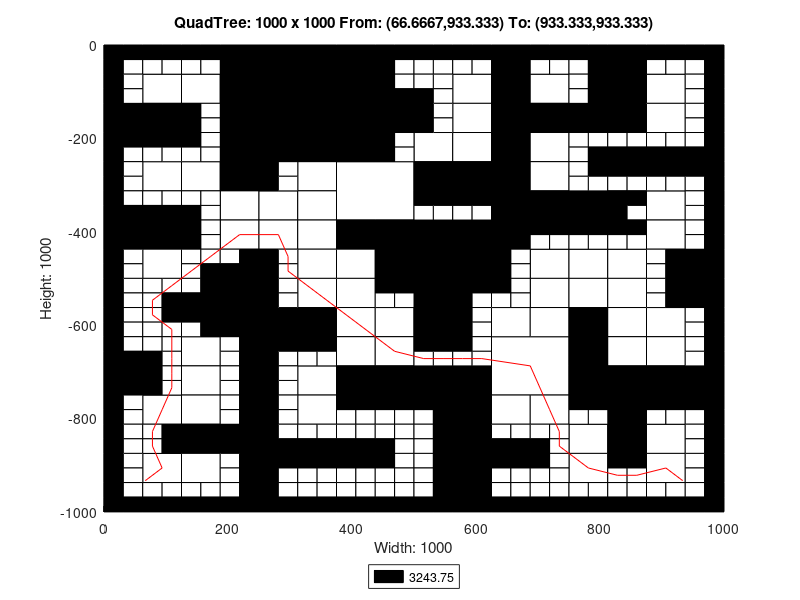

This figure's MATLAB source:
axis([0 1000 -1000 0]);
title('QuadTree: 1000 x 1000 From: (66.6667,933.333) To: (933.333,933.333)');
xlabel('Width: 1000');
ylabel('Height: 1000');
rectangle('Position',[250 -125 125 125], 'FaceColor',[0 0 0]);
rectangle('Position',[250 -250 125 125], 'FaceColor',[0 0 0]);
rectangle('Position',[375 -375 125 125], 'FaceColor',[1 1 1]);
rectangle('Position',[500 -500 125 125], 'FaceColor',[0 0 0]);
rectangle('Position',[625 -750 125 125], 'FaceColor',[1 1 1]);
rectangle('Position',[62.5 -125 62.5 62.5], 'FaceColor',[1 1 1]);
rectangle('Position',[187.5 -62.5 62.5 62.5], 'FaceColor',[0 0 0]);
rectangle('Position',[125 -125 62.5 62.5], 'FaceColor',[1 1 1]);
rectangle('Position',[187.5 -125 62.5 62.5], 'FaceColor',[0 0 0]);
rectangle('Position',[0 -187.5 62.5 62.5], 'FaceColor',[0 0 0]);
rectangle('Position',[62.5 -187.5 62.5 62.5], 'FaceColor',[0 0 0]);
rectangle('Position',[187.5 -187.5 62.5 62.5], 'FaceColor',[0 0 0]);
rectangle('Position',[187.5 -250 62.5 62.5], 'FaceColor',[0 0 0]);
rectangle('Position',[375 -62.5 62.5 62.5], 'FaceColor',[0 0 0]);
rectangle('Position',[375 -125 62.5 62.5], 'FaceColor',[0 0 0]);
rectangle('Position',[375 -187.5 62.5 62.5], 'FaceColor',[0 0 0]);
rectangle('Position',[437.5 -187.5 62.5 62.5], 'FaceColor',[0 0 0]);
rectangle('Position',[375 -250 62.5 62.5], 'FaceColor',[0 0 0]);
rectangle('Position',[62.5 -312.5 62.5 62.5], 'FaceColor',[1 1 1]);
rectangle('Position',[125 -312.5 62.5 62.5], 'FaceColor',[1 1 1]);
rectangle('Position',[187.5 -312.5 62.5 62.5], 'FaceColor',[0 0 0]);
rectangle('Position',[187.5 -375 62.5 62.5], 'FaceColor',[1 1 1]);
rectangle('Position',[0 -437.5 62.5 62.5], 'FaceColor',[0 0 0]);
rectangle('Position',[62.5 -437.5 62.5 62.5], 'FaceColor',[0 0 0]);
rectangle('Position',[62.5 -500 62.5 62.5], 'FaceColor',[1 1 1]);
rectangle('Position',[187.5 -437.5 62.5 62.5], 'FaceColor',[1 1 1]);
rectangle('Position',[312.5 -312.5 62.5 62.5], 'FaceColor',[1 1 1]);
rectangle('Position',[250 -375 62.5 62.5], 'FaceColor',[1 1 1]);
rectangle('Position',[312.5 -375 62.5 62.5], 'FaceColor',[1 1 1]);
rectangle('Position',[250 -437.5 62.5 62.5], 'FaceColor',[1 1 1]);
rectangle('Position',[312.5 -437.5 62.5 62.5], 'FaceColor',[1 1 1]);
rectangle('Position',[312.5 -500 62.5 62.5], 'FaceColor',[1 1 1]);
rectangle('Position',[375 -437.5 62.5 62.5], 'FaceColor',[0 0 0]);
rectangle('Position',[437.5 -437.5 62.5 62.5], 'FaceColor',[0 0 0]);
rectangle('Position',[375 -500 62.5 62.5], 'FaceColor',[1 1 1]);
rectangle('Position',[437.5 -500 62.5 62.5], 'FaceColor',[0 0 0]);
rectangle('Position',[562.5 -125 62.5 62.5], 'FaceColor',[1 1 1]);
rectangle('Position',[625 -62.5 62.5 62.5], 'FaceColor',[0 0 0]);
rectangle('Position',[625 -125 62.5 62.5], 'FaceColor',[0 0 0]);
rectangle('Position',[687.5 -125 62.5 62.5], 'FaceColor',[1 1 1]);
rectangle('Position',[562.5 -187.5 62.5 62.5], 'FaceColor',[1 1 1]);
rectangle('Position',[500 -250 62.5 62.5], 'FaceColor',[1 1 1]);
rectangle('Position',[562.5 -250 62.5 62.5], 'FaceColor',[1 1 1]);
rectangle('Position',[625 -187.5 62.5 62.5], 'FaceColor',[0 0 0]);
rectangle('Position',[687.5 -187.5 62.5 62.5], 'FaceColor',[0 0 0]);
rectangle('Position',[625 -250 62.5 62.5], 'FaceColor',[0 0 0]);
rectangle('Position',[687.5 -250 62.5 62.5], 'FaceColor',[1 1 1]);
rectangle('Position',[812.5 -62.5 62.5 62.5], 'FaceColor',[0 0 0]);
rectangle('Position',[812.5 -125 62.5 62.5], 'FaceColor',[0 0 0]);
rectangle('Position',[875 -125 62.5 62.5], 'FaceColor',[1 1 1]);
rectangle('Position',[750 -187.5 62.5 62.5], 'FaceColor',[0 0 0]);
rectangle('Position',[812.5 -187.5 62.5 62.5], 'FaceColor',[0 0 0]);
rectangle('Position',[875 -187.5 62.5 62.5], 'FaceColor',[1 1 1]);
rectangle('Position',[500 -312.5 62.5 62.5], 'FaceColor',[0 0 0]);
rectangle('Position',[562.5 -312.5 62.5 62.5], 'FaceColor',[0 0 0]);
rectangle('Position',[625 -312.5 62.5 62.5], 'FaceColor',[0 0 0]);
rectangle('Position',[687.5 -312.5 62.5 62.5], 'FaceColor',[1 1 1]);
rectangle('Position',[625 -375 62.5 62.5], 'FaceColor',[0 0 0]);
rectangle('Position',[687.5 -375 62.5 62.5], 'FaceColor',[0 0 0]);
rectangle('Position',[625 -437.5 62.5 62.5], 'FaceColor',[0 0 0]);
rectangle('Position',[687.5 -500 62.5 62.5], 'FaceColor',[1 1 1]);
rectangle('Position',[750 -375 62.5 62.5], 'FaceColor',[0 0 0]);
rectangle('Position',[875 -375 62.5 62.5], 'FaceColor',[1 1 1]);
rectangle('Position',[750 -500 62.5 62.5], 'FaceColor',[1 1 1]);
rectangle('Position',[812.5 -500 62.5 62.5], 'FaceColor',[1 1 1]);
rectangle('Position',[875 -437.5 62.5 62.5], 'FaceColor',[1 1 1]);
rectangle('Position',[937.5 -500 62.5 62.5], 'FaceColor',[0 0 0]);
rectangle('Position',[187.5 -562.5 62.5 62.5], 'FaceColor',[0 0 0]);
rectangle('Position',[187.5 -625 62.5 62.5], 'FaceColor',[0 0 0]);
rectangle('Position',[0 -750 62.5 62.5], 'FaceColor',[0 0 0]);
rectangle('Position',[125 -687.5 62.5 62.5], 'FaceColor',[1 1 1]);
rectangle('Position',[125 -750 62.5 62.5], 'FaceColor',[1 1 1]);
rectangle('Position',[312.5 -562.5 62.5 62.5], 'FaceColor',[1 1 1]);
rectangle('Position',[250 -625 62.5 62.5], 'FaceColor',[0 0 0]);
rectangle('Position',[312.5 -625 62.5 62.5], 'FaceColor',[0 0 0]);
rectangle('Position',[375 -562.5 62.5 62.5], 'FaceColor',[1 1 1]);
rectangle('Position',[375 -625 62.5 62.5], 'FaceColor',[1 1 1]);
rectangle('Position',[437.5 -625 62.5 62.5], 'FaceColor',[1 1 1]);
rectangle('Position',[312.5 -750 62.5 62.5], 'FaceColor',[1 1 1]);
rectangle('Position',[375 -687.5 62.5 62.5], 'FaceColor',[1 1 1]);
rectangle('Position',[437.5 -687.5 62.5 62.5], 'FaceColor',[1 1 1]);
rectangle('Position',[375 -750 62.5 62.5], 'FaceColor',[0 0 0]);
rectangle('Position',[437.5 -750 62.5 62.5], 'FaceColor',[0 0 0]);
rectangle('Position',[62.5 -812.5 62.5 62.5], 'FaceColor',[1 1 1]);
rectangle('Position',[125 -812.5 62.5 62.5], 'FaceColor',[1 1 1]);
rectangle('Position',[125 -875 62.5 62.5], 'FaceColor',[0 0 0]);
rectangle('Position',[187.5 -875 62.5 62.5], 'FaceColor',[0 0 0]);
rectangle('Position',[62.5 -937.5 62.5 62.5], 'FaceColor',[1 1 1]);
rectangle('Position',[125 -937.5 62.5 62.5], 'FaceColor',[1 1 1]);
rectangle('Position',[312.5 -812.5 62.5 62.5], 'FaceColor',[1 1 1]);
rectangle('Position',[500 -562.5 62.5 62.5], 'FaceColor',[0 0 0]);
rectangle('Position',[500 -625 62.5 62.5], 'FaceColor',[0 0 0]);
rectangle('Position',[687.5 -562.5 62.5 62.5], 'FaceColor',[1 1 1]);
rectangle('Position',[625 -625 62.5 62.5], 'FaceColor',[1 1 1]);
rectangle('Position',[687.5 -625 62.5 62.5], 'FaceColor',[1 1 1]);
rectangle('Position',[500 -750 62.5 62.5], 'FaceColor',[0 0 0]);
rectangle('Position',[562.5 -750 62.5 62.5], 'FaceColor',[0 0 0]);
rectangle('Position',[750 -562.5 62.5 62.5], 'FaceColor',[1 1 1]);
rectangle('Position',[812.5 -562.5 62.5 62.5], 'FaceColor',[1 1 1]);
rectangle('Position',[750 -625 62.5 62.5], 'FaceColor',[0 0 0]);
rectangle('Position',[812.5 -625 62.5 62.5], 'FaceColor',[1 1 1]);
rectangle('Position',[937.5 -562.5 62.5 62.5], 'FaceColor',[0 0 0]);
rectangle('Position',[875 -625 62.5 62.5], 'FaceColor',[1 1 1]);
rectangle('Position',[750 -687.5 62.5 62.5], 'FaceColor',[0 0 0]);
rectangle('Position',[812.5 -687.5 62.5 62.5], 'FaceColor',[1 1 1]);
rectangle('Position',[750 -750 62.5 62.5], 'FaceColor',[0 0 0]);
rectangle('Position',[812.5 -750 62.5 62.5], 'FaceColor',[0 0 0]);
rectangle('Position',[875 -687.5 62.5 62.5], 'FaceColor',[1 1 1]);
rectangle('Position',[875 -750 62.5 62.5], 'FaceColor',[0 0 0]);
rectangle('Position',[937.5 -750 62.5 62.5], 'FaceColor',[0 0 0]);
rectangle('Position',[562.5 -812.5 62.5 62.5], 'FaceColor',[0 0 0]);
rectangle('Position',[562.5 -875 62.5 62.5], 'FaceColor',[0 0 0]);
rectangle('Position',[625 -812.5 62.5 62.5], 'FaceColor',[1 1 1]);
rectangle('Position',[687.5 -812.5 62.5 62.5], 'FaceColor',[1 1 1]);
rectangle('Position',[562.5 -937.5 62.5 62.5], 'FaceColor',[0 0 0]);
rectangle('Position',[562.5 -1000 62.5 62.5], 'FaceColor',[0 0 0]);
rectangle('Position',[812.5 -812.5 62.5 62.5], 'FaceColor',[0 0 0]);
rectangle('Position',[750 -875 62.5 62.5], 'FaceColor',[1 1 1]);
rectangle('Position',[812.5 -875 62.5 62.5], 'FaceColor',[0 0 0]);
rectangle('Position',[875 -875 62.5 62.5], 'FaceColor',[1 1 1]);
rectangle('Position',[750 -937.5 62.5 62.5], 'FaceColor',[1 1 1]);
rectangle('Position',[875 -937.5 62.5 62.5], 'FaceColor',[1 1 1]);
rectangle('Position',[0 -31.25 31.25 31.25], 'FaceColor',[0 0 0]);
rectangle('Position',[31.25 -31.25 31.25 31.25], 'FaceColor',[0 0 0]);
rectangle('Position',[0 -62.5 31.25 31.25], 'FaceColor',[0 0 0]);
rectangle('Position',[31.25 -62.5 31.25 31.25], 'FaceColor',[1 1 1]);
rectangle('Position',[62.5 -31.25 31.25 31.25], 'FaceColor',[0 0 0]);
rectangle('Position',[93.75 -31.25 31.25 31.25], 'FaceColor',[0 0 0]);
rectangle('Position',[62.5 -62.5 31.25 31.25], 'FaceColor',[1 1 1]);
rectangle('Position',[93.75 -62.5 31.25 31.25], 'FaceColor',[1 1 1]);
rectangle('Position',[0 -93.75 31.25 31.25], 'FaceColor',[0 0 0]);
rectangle('Position',[31.25 -93.75 31.25 31.25], 'FaceColor',[1 1 1]);
rectangle('Position',[0 -125 31.25 31.25], 'FaceColor',[0 0 0]);
rectangle('Position',[31.25 -125 31.25 31.25], 'FaceColor',[1 1 1]);
rectangle('Position',[125 -31.25 31.25 31.25], 'FaceColor',[0 0 0]);
rectangle('Position',[156.25 -31.25 31.25 31.25], 'FaceColor',[0 0 0]);
rectangle('Position',[125 -62.5 31.25 31.25], 'FaceColor',[1 1 1]);
rectangle('Position',[156.25 -62.5 31.25 31.25], 'FaceColor',[1 1 1]);
rectangle('Position',[0 -218.75 31.25 31.25], 'FaceColor',[0 0 0]);
rectangle('Position',[31.25 -218.75 31.25 31.25], 'FaceColor',[0 0 0]);
rectangle('Position',[0 -250 31.25 31.25], 'FaceColor',[0 0 0]);
rectangle('Position',[31.25 -250 31.25 31.25], 'FaceColor',[1 1 1]);
rectangle('Position',[62.5 -218.75 31.25 31.25], 'FaceColor',[0 0 0]);
rectangle('Position',[93.75 -218.75 31.25 31.25], 'FaceColor',[0 0 0]);
rectangle('Position',[62.5 -250 31.25 31.25], 'FaceColor',[1 1 1]);
rectangle('Position',[93.75 -250 31.25 31.25], 'FaceColor',[1 1 1]);
rectangle('Position',[125 -156.25 31.25 31.25], 'FaceColor',[0 0 0]);
rectangle('Position',[156.25 -156.25 31.25 31.25], 'FaceColor',[1 1 1]);
rectangle('Position',[125 -187.5 31.25 31.25], 'FaceColor',[0 0 0]);
rectangle('Position',[156.25 -187.5 31.25 31.25], 'FaceColor',[1 1 1]);
rectangle('Position',[125 -218.75 31.25 31.25], 'FaceColor',[0 0 0]);
rectangle('Position',[156.25 -218.75 31.25 31.25], 'FaceColor',[1 1 1]);
rectangle('Position',[125 -250 31.25 31.25], 'FaceColor',[1 1 1]);
rectangle('Position',[156.25 -250 31.25 31.25], 'FaceColor',[1 1 1]);
rectangle('Position',[437.5 -31.25 31.25 31.25], 'FaceColor',[0 0 0]);
rectangle('Position',[468.75 -31.25 31.25 31.25], 'FaceColor',[0 0 0]);
rectangle('Position',[437.5 -62.5 31.25 31.25], 'FaceColor',[0 0 0]);
rectangle('Position',[468.75 -62.5 31.25 31.25], 'FaceColor',[1 1 1]);
rectangle('Position',[437.5 -93.75 31.25 31.25], 'FaceColor',[0 0 0]);
rectangle('Position',[468.75 -93.75 31.25 31.25], 'FaceColor',[1 1 1]);
rectangle('Position',[437.5 -125 31.25 31.25], 'FaceColor',[0 0 0]);
rectangle('Position',[468.75 -125 31.25 31.25], 'FaceColor',[0 0 0]);
rectangle('Position',[437.5 -218.75 31.25 31.25], 'FaceColor',[0 0 0]);
rectangle('Position',[468.75 -218.75 31.25 31.25], 'FaceColor',[1 1 1]);
rectangle('Position',[437.5 -250 31.25 31.25], 'FaceColor',[0 0 0]);
rectangle('Position',[468.75 -250 31.25 31.25], 'FaceColor',[1 1 1]);
rectangle('Position',[0 -281.25 31.25 31.25], 'FaceColor',[0 0 0]);
rectangle('Position',[31.25 -281.25 31.25 31.25], 'FaceColor',[1 1 1]);
rectangle('Position',[0 -312.5 31.25 31.25], 'FaceColor',[0 0 0]);
rectangle('Position',[31.25 -312.5 31.25 31.25], 'FaceColor',[1 1 1]);
rectangle('Position',[0 -343.75 31.25 31.25], 'FaceColor',[0 0 0]);
rectangle('Position',[31.25 -343.75 31.25 31.25], 'FaceColor',[1 1 1]);
rectangle('Position',[0 -375 31.25 31.25], 'FaceColor',[0 0 0]);
rectangle('Position',[31.25 -375 31.25 31.25], 'FaceColor',[0 0 0]);
rectangle('Position',[62.5 -343.75 31.25 31.25], 'FaceColor',[1 1 1]);
rectangle('Position',[93.75 -343.75 31.25 31.25], 'FaceColor',[1 1 1]);
rectangle('Position',[62.5 -375 31.25 31.25], 'FaceColor',[0 0 0]);
rectangle('Position',[93.75 -375 31.25 31.25], 'FaceColor',[0 0 0]);
rectangle('Position',[125 -343.75 31.25 31.25], 'FaceColor',[1 1 1]);
rectangle('Position',[156.25 -343.75 31.25 31.25], 'FaceColor',[1 1 1]);
rectangle('Position',[125 -375 31.25 31.25], 'FaceColor',[0 0 0]);
rectangle('Position',[156.25 -375 31.25 31.25], 'FaceColor',[1 1 1]);
rectangle('Position',[0 -468.75 31.25 31.25], 'FaceColor',[0 0 0]);
rectangle('Position',[31.25 -468.75 31.25 31.25], 'FaceColor',[1 1 1]);
rectangle('Position',[0 -500 31.25 31.25], 'FaceColor',[0 0 0]);
rectangle('Position',[31.25 -500 31.25 31.25], 'FaceColor',[1 1 1]);
rectangle('Position',[125 -406.25 31.25 31.25], 'FaceColor',[0 0 0]);
rectangle('Position',[156.25 -406.25 31.25 31.25], 'FaceColor',[1 1 1]);
rectangle('Position',[125 -437.5 31.25 31.25], 'FaceColor',[0 0 0]);
rectangle('Position',[156.25 -437.5 31.25 31.25], 'FaceColor',[1 1 1]);
rectangle('Position',[125 -468.75 31.25 31.25], 'FaceColor',[1 1 1]);
rectangle('Position',[156.25 -468.75 31.25 31.25], 'FaceColor',[1 1 1]);
rectangle('Position',[125 -500 31.25 31.25], 'FaceColor',[1 1 1]);
rectangle('Position',[156.25 -500 31.25 31.25], 'FaceColor',[0 0 0]);
rectangle('Position',[187.5 -468.75 31.25 31.25], 'FaceColor',[1 1 1]);
rectangle('Position',[218.75 -468.75 31.25 31.25], 'FaceColor',[0 0 0]);
rectangle('Position',[187.5 -500 31.25 31.25], 'FaceColor',[0 0 0]);
rectangle('Position',[218.75 -500 31.25 31.25], 'FaceColor',[0 0 0]);
rectangle('Position',[250 -281.25 31.25 31.25], 'FaceColor',[0 0 0]);
rectangle('Position',[281.25 -281.25 31.25 31.25], 'FaceColor',[1 1 1]);
rectangle('Position',[250 -312.5 31.25 31.25], 'FaceColor',[0 0 0]);
rectangle('Position',[281.25 -312.5 31.25 31.25], 'FaceColor',[1 1 1]);
rectangle('Position',[250 -468.75 31.25 31.25], 'FaceColor',[0 0 0]);
rectangle('Position',[281.25 -468.75 31.25 31.25], 'FaceColor',[1 1 1]);
rectangle('Position',[250 -500 31.25 31.25], 'FaceColor',[0 0 0]);
rectangle('Position',[281.25 -500 31.25 31.25], 'FaceColor',[1 1 1]);
rectangle('Position',[500 -31.25 31.25 31.25], 'FaceColor',[0 0 0]);
rectangle('Position',[531.25 -31.25 31.25 31.25], 'FaceColor',[0 0 0]);
rectangle('Position',[500 -62.5 31.25 31.25], 'FaceColor',[1 1 1]);
rectangle('Position',[531.25 -62.5 31.25 31.25], 'FaceColor',[1 1 1]);
rectangle('Position',[562.5 -31.25 31.25 31.25], 'FaceColor',[0 0 0]);
rectangle('Position',[593.75 -31.25 31.25 31.25], 'FaceColor',[0 0 0]);
rectangle('Position',[562.5 -62.5 31.25 31.25], 'FaceColor',[1 1 1]);
rectangle('Position',[593.75 -62.5 31.25 31.25], 'FaceColor',[1 1 1]);
rectangle('Position',[500 -93.75 31.25 31.25], 'FaceColor',[1 1 1]);
rectangle('Position',[531.25 -93.75 31.25 31.25], 'FaceColor',[1 1 1]);
rectangle('Position',[500 -125 31.25 31.25], 'FaceColor',[0 0 0]);
rectangle('Position',[531.25 -125 31.25 31.25], 'FaceColor',[1 1 1]);
rectangle('Position',[687.5 -31.25 31.25 31.25], 'FaceColor',[0 0 0]);
rectangle('Position',[718.75 -31.25 31.25 31.25], 'FaceColor',[0 0 0]);
rectangle('Position',[687.5 -62.5 31.25 31.25], 'FaceColor',[1 1 1]);
rectangle('Position',[718.75 -62.5 31.25 31.25], 'FaceColor',[1 1 1]);
rectangle('Position',[500 -156.25 31.25 31.25], 'FaceColor',[0 0 0]);
rectangle('Position',[531.25 -156.25 31.25 31.25], 'FaceColor',[1 1 1]);
rectangle('Position',[500 -187.5 31.25 31.25], 'FaceColor',[0 0 0]);
rectangle('Position',[531.25 -187.5 31.25 31.25], 'FaceColor',[1 1 1]);
rectangle('Position',[750 -31.25 31.25 31.25], 'FaceColor',[0 0 0]);
rectangle('Position',[781.25 -31.25 31.25 31.25], 'FaceColor',[0 0 0]);
rectangle('Position',[750 -62.5 31.25 31.25], 'FaceColor',[1 1 1]);
rectangle('Position',[781.25 -62.5 31.25 31.25], 'FaceColor',[0 0 0]);
rectangle('Position',[750 -93.75 31.25 31.25], 'FaceColor',[1 1 1]);
rectangle('Position',[781.25 -93.75 31.25 31.25], 'FaceColor',[0 0 0]);
rectangle('Position',[750 -125 31.25 31.25], 'FaceColor',[1 1 1]);
rectangle('Position',[781.25 -125 31.25 31.25], 'FaceColor',[0 0 0]);
rectangle('Position',[875 -31.25 31.25 31.25], 'FaceColor',[0 0 0]);
rectangle('Position',[906.25 -31.25 31.25 31.25], 'FaceColor',[0 0 0]);
rectangle('Position',[875 -62.5 31.25 31.25], 'FaceColor',[1 1 1]);
rectangle('Position',[906.25 -62.5 31.25 31.25], 'FaceColor',[1 1 1]);
rectangle('Position',[937.5 -31.25 31.25 31.25], 'FaceColor',[0 0 0]);
rectangle('Position',[968.75 -31.25 31.25 31.25], 'FaceColor',[0 0 0]);
rectangle('Position',[937.5 -62.5 31.25 31.25], 'FaceColor',[1 1 1]);
rectangle('Position',[968.75 -62.5 31.25 31.25], 'FaceColor',[0 0 0]);
rectangle('Position',[937.5 -93.75 31.25 31.25], 'FaceColor',[1 1 1]);
rectangle('Position',[968.75 -93.75 31.25 31.25], 'FaceColor',[0 0 0]);
rectangle('Position',[937.5 -125 31.25 31.25], 'FaceColor',[1 1 1]);
rectangle('Position',[968.75 -125 31.25 31.25], 'FaceColor',[0 0 0]);
rectangle('Position',[750 -218.75 31.25 31.25], 'FaceColor',[1 1 1]);
rectangle('Position',[781.25 -218.75 31.25 31.25], 'FaceColor',[1 1 1]);
rectangle('Position',[750 -250 31.25 31.25], 'FaceColor',[1 1 1]);
rectangle('Position',[781.25 -250 31.25 31.25], 'FaceColor',[0 0 0]);
rectangle('Position',[812.5 -218.75 31.25 31.25], 'FaceColor',[1 1 1]);
rectangle('Position',[843.75 -218.75 31.25 31.25], 'FaceColor',[1 1 1]);
rectangle('Position',[812.5 -250 31.25 31.25], 'FaceColor',[0 0 0]);
rectangle('Position',[843.75 -250 31.25 31.25], 'FaceColor',[0 0 0]);
rectangle('Position',[937.5 -156.25 31.25 31.25], 'FaceColor',[1 1 1]);
rectangle('Position',[968.75 -156.25 31.25 31.25], 'FaceColor',[0 0 0]);
rectangle('Position',[937.5 -187.5 31.25 31.25], 'FaceColor',[1 1 1]);
rectangle('Position',[968.75 -187.5 31.25 31.25], 'FaceColor',[0 0 0]);
rectangle('Position',[875 -218.75 31.25 31.25], 'FaceColor',[1 1 1]);
rectangle('Position',[906.25 -218.75 31.25 31.25], 'FaceColor',[1 1 1]);
rectangle('Position',[875 -250 31.25 31.25], 'FaceColor',[0 0 0]);
rectangle('Position',[906.25 -250 31.25 31.25], 'FaceColor',[0 0 0]);
rectangle('Position',[937.5 -218.75 31.25 31.25], 'FaceColor',[1 1 1]);
rectangle('Position',[968.75 -218.75 31.25 31.25], 'FaceColor',[0 0 0]);
rectangle('Position',[937.5 -250 31.25 31.25], 'FaceColor',[0 0 0]);
rectangle('Position',[968.75 -250 31.25 31.25], 'FaceColor',[0 0 0]);
rectangle('Position',[500 -343.75 31.25 31.25], 'FaceColor',[0 0 0]);
rectangle('Position',[531.25 -343.75 31.25 31.25], 'FaceColor',[0 0 0]);
rectangle('Position',[500 -375 31.25 31.25], 'FaceColor',[1 1 1]);
rectangle('Position',[531.25 -375 31.25 31.25], 'FaceColor',[1 1 1]);
rectangle('Position',[562.5 -343.75 31.25 31.25], 'FaceColor',[0 0 0]);
rectangle('Position',[593.75 -343.75 31.25 31.25], 'FaceColor',[0 0 0]);
rectangle('Position',[562.5 -375 31.25 31.25], 'FaceColor',[1 1 1]);
rectangle('Position',[593.75 -375 31.25 31.25], 'FaceColor',[1 1 1]);
rectangle('Position',[687.5 -406.25 31.25 31.25], 'FaceColor',[0 0 0]);
rectangle('Position',[718.75 -406.25 31.25 31.25], 'FaceColor',[0 0 0]);
rectangle('Position',[687.5 -437.5 31.25 31.25], 'FaceColor',[1 1 1]);
rectangle('Position',[718.75 -437.5 31.25 31.25], 'FaceColor',[1 1 1]);
rectangle('Position',[625 -468.75 31.25 31.25], 'FaceColor',[0 0 0]);
rectangle('Position',[656.25 -468.75 31.25 31.25], 'FaceColor',[1 1 1]);
rectangle('Position',[625 -500 31.25 31.25], 'FaceColor',[0 0 0]);
rectangle('Position',[656.25 -500 31.25 31.25], 'FaceColor',[1 1 1]);
rectangle('Position',[750 -281.25 31.25 31.25], 'FaceColor',[1 1 1]);
rectangle('Position',[781.25 -281.25 31.25 31.25], 'FaceColor',[0 0 0]);
rectangle('Position',[750 -312.5 31.25 31.25], 'FaceColor',[1 1 1]);
rectangle('Position',[781.25 -312.5 31.25 31.25], 'FaceColor',[1 1 1]);
rectangle('Position',[812.5 -281.25 31.25 31.25], 'FaceColor',[0 0 0]);
rectangle('Position',[843.75 -281.25 31.25 31.25], 'FaceColor',[0 0 0]);
rectangle('Position',[812.5 -312.5 31.25 31.25], 'FaceColor',[1 1 1]);
rectangle('Position',[843.75 -312.5 31.25 31.25], 'FaceColor',[1 1 1]);
rectangle('Position',[812.5 -343.75 31.25 31.25], 'FaceColor',[0 0 0]);
rectangle('Position',[843.75 -343.75 31.25 31.25], 'FaceColor',[0 0 0]);
rectangle('Position',[812.5 -375 31.25 31.25], 'FaceColor',[0 0 0]);
rectangle('Position',[843.75 -375 31.25 31.25], 'FaceColor',[1 1 1]);
rectangle('Position',[875 -281.25 31.25 31.25], 'FaceColor',[0 0 0]);
rectangle('Position',[906.25 -281.25 31.25 31.25], 'FaceColor',[0 0 0]);
rectangle('Position',[875 -312.5 31.25 31.25], 'FaceColor',[1 1 1]);
rectangle('Position',[906.25 -312.5 31.25 31.25], 'FaceColor',[1 1 1]);
rectangle('Position',[937.5 -281.25 31.25 31.25], 'FaceColor',[0 0 0]);
rectangle('Position',[968.75 -281.25 31.25 31.25], 'FaceColor',[0 0 0]);
rectangle('Position',[937.5 -312.5 31.25 31.25], 'FaceColor',[1 1 1]);
rectangle('Position',[968.75 -312.5 31.25 31.25], 'FaceColor',[0 0 0]);
rectangle('Position',[937.5 -343.75 31.25 31.25], 'FaceColor',[1 1 1]);
rectangle('Position',[968.75 -343.75 31.25 31.25], 'FaceColor',[0 0 0]);
rectangle('Position',[937.5 -375 31.25 31.25], 'FaceColor',[1 1 1]);
rectangle('Position',[968.75 -375 31.25 31.25], 'FaceColor',[0 0 0]);
rectangle('Position',[750 -406.25 31.25 31.25], 'FaceColor',[0 0 0]);
rectangle('Position',[781.25 -406.25 31.25 31.25], 'FaceColor',[0 0 0]);
rectangle('Position',[750 -437.5 31.25 31.25], 'FaceColor',[1 1 1]);
rectangle('Position',[781.25 -437.5 31.25 31.25], 'FaceColor',[1 1 1]);
rectangle('Position',[812.5 -406.25 31.25 31.25], 'FaceColor',[0 0 0]);
rectangle('Position',[843.75 -406.25 31.25 31.25], 'FaceColor',[0 0 0]);
rectangle('Position',[812.5 -437.5 31.25 31.25], 'FaceColor',[1 1 1]);
rectangle('Position',[843.75 -437.5 31.25 31.25], 'FaceColor',[1 1 1]);
rectangle('Position',[937.5 -406.25 31.25 31.25], 'FaceColor',[1 1 1]);
rectangle('Position',[968.75 -406.25 31.25 31.25], 'FaceColor',[0 0 0]);
rectangle('Position',[937.5 -437.5 31.25 31.25], 'FaceColor',[1 1 1]);
rectangle('Position',[968.75 -437.5 31.25 31.25], 'FaceColor',[0 0 0]);
rectangle('Position',[875 -468.75 31.25 31.25], 'FaceColor',[1 1 1]);
rectangle('Position',[906.25 -468.75 31.25 31.25], 'FaceColor',[0 0 0]);
rectangle('Position',[875 -500 31.25 31.25], 'FaceColor',[1 1 1]);
rectangle('Position',[906.25 -500 31.25 31.25], 'FaceColor',[0 0 0]);
rectangle('Position',[0 -531.25 31.25 31.25], 'FaceColor',[0 0 0]);
rectangle('Position',[31.25 -531.25 31.25 31.25], 'FaceColor',[1 1 1]);
rectangle('Position',[0 -562.5 31.25 31.25], 'FaceColor',[0 0 0]);
rectangle('Position',[31.25 -562.5 31.25 31.25], 'FaceColor',[1 1 1]);
rectangle('Position',[62.5 -531.25 31.25 31.25], 'FaceColor',[1 1 1]);
rectangle('Position',[93.75 -531.25 31.25 31.25], 'FaceColor',[1 1 1]);
rectangle('Position',[62.5 -562.5 31.25 31.25], 'FaceColor',[1 1 1]);
rectangle('Position',[93.75 -562.5 31.25 31.25], 'FaceColor',[0 0 0]);
rectangle('Position',[0 -593.75 31.25 31.25], 'FaceColor',[0 0 0]);
rectangle('Position',[31.25 -593.75 31.25 31.25], 'FaceColor',[1 1 1]);
rectangle('Position',[0 -625 31.25 31.25], 'FaceColor',[0 0 0]);
rectangle('Position',[31.25 -625 31.25 31.25], 'FaceColor',[1 1 1]);
rectangle('Position',[62.5 -593.75 31.25 31.25], 'FaceColor',[1 1 1]);
rectangle('Position',[93.75 -593.75 31.25 31.25], 'FaceColor',[0 0 0]);
rectangle('Position',[62.5 -625 31.25 31.25], 'FaceColor',[1 1 1]);
rectangle('Position',[93.75 -625 31.25 31.25], 'FaceColor',[1 1 1]);
rectangle('Position',[125 -531.25 31.25 31.25], 'FaceColor',[1 1 1]);
rectangle('Position',[156.25 -531.25 31.25 31.25], 'FaceColor',[0 0 0]);
rectangle('Position',[125 -562.5 31.25 31.25], 'FaceColor',[0 0 0]);
rectangle('Position',[156.25 -562.5 31.25 31.25], 'FaceColor',[0 0 0]);
rectangle('Position',[125 -593.75 31.25 31.25], 'FaceColor',[0 0 0]);
rectangle('Position',[156.25 -593.75 31.25 31.25], 'FaceColor',[0 0 0]);
rectangle('Position',[125 -625 31.25 31.25], 'FaceColor',[1 1 1]);
rectangle('Position',[156.25 -625 31.25 31.25], 'FaceColor',[0 0 0]);
rectangle('Position',[0 -656.25 31.25 31.25], 'FaceColor',[0 0 0]);
rectangle('Position',[31.25 -656.25 31.25 31.25], 'FaceColor',[1 1 1]);
rectangle('Position',[0 -687.5 31.25 31.25], 'FaceColor',[0 0 0]);
rectangle('Position',[31.25 -687.5 31.25 31.25], 'FaceColor',[0 0 0]);
rectangle('Position',[62.5 -656.25 31.25 31.25], 'FaceColor',[1 1 1]);
rectangle('Position',[93.75 -656.25 31.25 31.25], 'FaceColor',[1 1 1]);
rectangle('Position',[62.5 -687.5 31.25 31.25], 'FaceColor',[0 0 0]);
rectangle('Position',[93.75 -687.5 31.25 31.25], 'FaceColor',[1 1 1]);
rectangle('Position',[62.5 -718.75 31.25 31.25], 'FaceColor',[0 0 0]);
rectangle('Position',[93.75 -718.75 31.25 31.25], 'FaceColor',[1 1 1]);
rectangle('Position',[62.5 -750 31.25 31.25], 'FaceColor',[0 0 0]);
rectangle('Position',[93.75 -750 31.25 31.25], 'FaceColor',[1 1 1]);
rectangle('Position',[187.5 -656.25 31.25 31.25], 'FaceColor',[1 1 1]);
rectangle('Position',[218.75 -656.25 31.25 31.25], 'FaceColor',[0 0 0]);
rectangle('Position',[187.5 -687.5 31.25 31.25], 'FaceColor',[1 1 1]);
rectangle('Position',[218.75 -687.5 31.25 31.25], 'FaceColor',[0 0 0]);
rectangle('Position',[187.5 -718.75 31.25 31.25], 'FaceColor',[1 1 1]);
rectangle('Position',[218.75 -718.75 31.25 31.25], 'FaceColor',[0 0 0]);
rectangle('Position',[187.5 -750 31.25 31.25], 'FaceColor',[1 1 1]);
rectangle('Position',[218.75 -750 31.25 31.25], 'FaceColor',[0 0 0]);
rectangle('Position',[250 -531.25 31.25 31.25], 'FaceColor',[0 0 0]);
rectangle('Position',[281.25 -531.25 31.25 31.25], 'FaceColor',[1 1 1]);
rectangle('Position',[250 -562.5 31.25 31.25], 'FaceColor',[0 0 0]);
rectangle('Position',[281.25 -562.5 31.25 31.25], 'FaceColor',[1 1 1]);
rectangle('Position',[437.5 -531.25 31.25 31.25], 'FaceColor',[0 0 0]);
rectangle('Position',[468.75 -531.25 31.25 31.25], 'FaceColor',[0 0 0]);
rectangle('Position',[437.5 -562.5 31.25 31.25], 'FaceColor',[1 1 1]);
rectangle('Position',[468.75 -562.5 31.25 31.25], 'FaceColor',[1 1 1]);
rectangle('Position',[250 -656.25 31.25 31.25], 'FaceColor',[0 0 0]);
rectangle('Position',[281.25 -656.25 31.25 31.25], 'FaceColor',[0 0 0]);
rectangle('Position',[250 -687.5 31.25 31.25], 'FaceColor',[0 0 0]);
rectangle('Position',[281.25 -687.5 31.25 31.25], 'FaceColor',[1 1 1]);
rectangle('Position',[312.5 -656.25 31.25 31.25], 'FaceColor',[0 0 0]);
rectangle('Position',[343.75 -656.25 31.25 31.25], 'FaceColor',[0 0 0]);
rectangle('Position',[312.5 -687.5 31.25 31.25], 'FaceColor',[1 1 1]);
rectangle('Position',[343.75 -687.5 31.25 31.25], 'FaceColor',[1 1 1]);
rectangle('Position',[250 -718.75 31.25 31.25], 'FaceColor',[0 0 0]);
rectangle('Position',[281.25 -718.75 31.25 31.25], 'FaceColor',[1 1 1]);
rectangle('Position',[250 -750 31.25 31.25], 'FaceColor',[0 0 0]);
rectangle('Position',[281.25 -750 31.25 31.25], 'FaceColor',[1 1 1]);
rectangle('Position',[0 -781.25 31.25 31.25], 'FaceColor',[0 0 0]);
rectangle('Position',[31.25 -781.25 31.25 31.25], 'FaceColor',[1 1 1]);
rectangle('Position',[0 -812.5 31.25 31.25], 'FaceColor',[0 0 0]);
rectangle('Position',[31.25 -812.5 31.25 31.25], 'FaceColor',[1 1 1]);
rectangle('Position',[0 -843.75 31.25 31.25], 'FaceColor',[0 0 0]);
rectangle('Position',[31.25 -843.75 31.25 31.25], 'FaceColor',[1 1 1]);
rectangle('Position',[0 -875 31.25 31.25], 'FaceColor',[0 0 0]);
rectangle('Position',[31.25 -875 31.25 31.25], 'FaceColor',[1 1 1]);
rectangle('Position',[62.5 -843.75 31.25 31.25], 'FaceColor',[1 1 1]);
rectangle('Position',[93.75 -843.75 31.25 31.25], 'FaceColor',[0 0 0]);
rectangle('Position',[62.5 -875 31.25 31.25], 'FaceColor',[1 1 1]);
rectangle('Position',[93.75 -875 31.25 31.25], 'FaceColor',[0 0 0]);
rectangle('Position',[187.5 -781.25 31.25 31.25], 'FaceColor',[1 1 1]);
rectangle('Position',[218.75 -781.25 31.25 31.25], 'FaceColor',[0 0 0]);
rectangle('Position',[187.5 -812.5 31.25 31.25], 'FaceColor',[1 1 1]);
rectangle('Position',[218.75 -812.5 31.25 31.25], 'FaceColor',[0 0 0]);
rectangle('Position',[0 -906.25 31.25 31.25], 'FaceColor',[0 0 0]);
rectangle('Position',[31.25 -906.25 31.25 31.25], 'FaceColor',[1 1 1]);
rectangle('Position',[0 -937.5 31.25 31.25], 'FaceColor',[0 0 0]);
rectangle('Position',[31.25 -937.5 31.25 31.25], 'FaceColor',[1 1 1]);
rectangle('Position',[0 -968.75 31.25 31.25], 'FaceColor',[0 0 0]);
rectangle('Position',[31.25 -968.75 31.25 31.25], 'FaceColor',[1 1 1]);
rectangle('Position',[0 -1000 31.25 31.25], 'FaceColor',[0 0 0]);
rectangle('Position',[31.25 -1000 31.25 31.25], 'FaceColor',[0 0 0]);
rectangle('Position',[62.5 -968.75 31.25 31.25], 'FaceColor',[1 1 1]);
rectangle('Position',[93.75 -968.75 31.25 31.25], 'FaceColor',[1 1 1]);
rectangle('Position',[62.5 -1000 31.25 31.25], 'FaceColor',[0 0 0]);
rectangle('Position',[93.75 -1000 31.25 31.25], 'FaceColor',[0 0 0]);
rectangle('Position',[187.5 -906.25 31.25 31.25], 'FaceColor',[1 1 1]);
rectangle('Position',[218.75 -906.25 31.25 31.25], 'FaceColor',[0 0 0]);
rectangle('Position',[187.5 -937.5 31.25 31.25], 'FaceColor',[1 1 1]);
rectangle('Position',[218.75 -937.5 31.25 31.25], 'FaceColor',[0 0 0]);
rectangle('Position',[125 -968.75 31.25 31.25], 'FaceColor',[1 1 1]);
rectangle('Position',[156.25 -968.75 31.25 31.25], 'FaceColor',[1 1 1]);
rectangle('Position',[125 -1000 31.25 31.25], 'FaceColor',[0 0 0]);
rectangle('Position',[156.25 -1000 31.25 31.25], 'FaceColor',[0 0 0]);
rectangle('Position',[187.5 -968.75 31.25 31.25], 'FaceColor',[1 1 1]);
rectangle('Position',[218.75 -968.75 31.25 31.25], 'FaceColor',[0 0 0]);
rectangle('Position',[187.5 -1000 31.25 31.25], 'FaceColor',[0 0 0]);
rectangle('Position',[218.75 -1000 31.25 31.25], 'FaceColor',[0 0 0]);
rectangle('Position',[250 -781.25 31.25 31.25], 'FaceColor',[0 0 0]);
rectangle('Position',[281.25 -781.25 31.25 31.25], 'FaceColor',[1 1 1]);
rectangle('Position',[250 -812.5 31.25 31.25], 'FaceColor',[0 0 0]);
rectangle('Position',[281.25 -812.5 31.25 31.25], 'FaceColor',[1 1 1]);
rectangle('Position',[250 -843.75 31.25 31.25], 'FaceColor',[0 0 0]);
rectangle('Position',[281.25 -843.75 31.25 31.25], 'FaceColor',[1 1 1]);
rectangle('Position',[250 -875 31.25 31.25], 'FaceColor',[0 0 0]);
rectangle('Position',[281.25 -875 31.25 31.25], 'FaceColor',[0 0 0]);
rectangle('Position',[312.5 -843.75 31.25 31.25], 'FaceColor',[1 1 1]);
rectangle('Position',[343.75 -843.75 31.25 31.25], 'FaceColor',[1 1 1]);
rectangle('Position',[312.5 -875 31.25 31.25], 'FaceColor',[0 0 0]);
rectangle('Position',[343.75 -875 31.25 31.25], 'FaceColor',[0 0 0]);
rectangle('Position',[375 -781.25 31.25 31.25], 'FaceColor',[0 0 0]);
rectangle('Position',[406.25 -781.25 31.25 31.25], 'FaceColor',[0 0 0]);
rectangle('Position',[375 -812.5 31.25 31.25], 'FaceColor',[1 1 1]);
rectangle('Position',[406.25 -812.5 31.25 31.25], 'FaceColor',[1 1 1]);
rectangle('Position',[437.5 -781.25 31.25 31.25], 'FaceColor',[0 0 0]);
rectangle('Position',[468.75 -781.25 31.25 31.25], 'FaceColor',[0 0 0]);
rectangle('Position',[437.5 -812.5 31.25 31.25], 'FaceColor',[1 1 1]);
rectangle('Position',[468.75 -812.5 31.25 31.25], 'FaceColor',[1 1 1]);
rectangle('Position',[375 -843.75 31.25 31.25], 'FaceColor',[1 1 1]);
rectangle('Position',[406.25 -843.75 31.25 31.25], 'FaceColor',[1 1 1]);
rectangle('Position',[375 -875 31.25 31.25], 'FaceColor',[0 0 0]);
rectangle('Position',[406.25 -875 31.25 31.25], 'FaceColor',[0 0 0]);
rectangle('Position',[437.5 -843.75 31.25 31.25], 'FaceColor',[1 1 1]);
rectangle('Position',[468.75 -843.75 31.25 31.25], 'FaceColor',[1 1 1]);
rectangle('Position',[437.5 -875 31.25 31.25], 'FaceColor',[0 0 0]);
rectangle('Position',[468.75 -875 31.25 31.25], 'FaceColor',[1 1 1]);
rectangle('Position',[250 -906.25 31.25 31.25], 'FaceColor',[0 0 0]);
rectangle('Position',[281.25 -906.25 31.25 31.25], 'FaceColor',[0 0 0]);
rectangle('Position',[250 -937.5 31.25 31.25], 'FaceColor',[0 0 0]);
rectangle('Position',[281.25 -937.5 31.25 31.25], 'FaceColor',[1 1 1]);
rectangle('Position',[312.5 -906.25 31.25 31.25], 'FaceColor',[0 0 0]);
rectangle('Position',[343.75 -906.25 31.25 31.25], 'FaceColor',[0 0 0]);
rectangle('Position',[312.5 -937.5 31.25 31.25], 'FaceColor',[1 1 1]);
rectangle('Position',[343.75 -937.5 31.25 31.25], 'FaceColor',[1 1 1]);
rectangle('Position',[250 -968.75 31.25 31.25], 'FaceColor',[0 0 0]);
rectangle('Position',[281.25 -968.75 31.25 31.25], 'FaceColor',[1 1 1]);
rectangle('Position',[250 -1000 31.25 31.25], 'FaceColor',[0 0 0]);
rectangle('Position',[281.25 -1000 31.25 31.25], 'FaceColor',[0 0 0]);
rectangle('Position',[312.5 -968.75 31.25 31.25], 'FaceColor',[1 1 1]);
rectangle('Position',[343.75 -968.75 31.25 31.25], 'FaceColor',[1 1 1]);
rectangle('Position',[312.5 -1000 31.25 31.25], 'FaceColor',[0 0 0]);
rectangle('Position',[343.75 -1000 31.25 31.25], 'FaceColor',[0 0 0]);
rectangle('Position',[375 -906.25 31.25 31.25], 'FaceColor',[0 0 0]);
rectangle('Position',[406.25 -906.25 31.25 31.25], 'FaceColor',[0 0 0]);
rectangle('Position',[375 -937.5 31.25 31.25], 'FaceColor',[1 1 1]);
rectangle('Position',[406.25 -937.5 31.25 31.25], 'FaceColor',[1 1 1]);
rectangle('Position',[437.5 -906.25 31.25 31.25], 'FaceColor',[0 0 0]);
rectangle('Position',[468.75 -906.25 31.25 31.25], 'FaceColor',[1 1 1]);
rectangle('Position',[437.5 -937.5 31.25 31.25], 'FaceColor',[1 1 1]);
rectangle('Position',[468.75 -937.5 31.25 31.25], 'FaceColor',[1 1 1]);
rectangle('Position',[375 -968.75 31.25 31.25], 'FaceColor',[1 1 1]);
rectangle('Position',[406.25 -968.75 31.25 31.25], 'FaceColor',[1 1 1]);
rectangle('Position',[375 -1000 31.25 31.25], 'FaceColor',[0 0 0]);
rectangle('Position',[406.25 -1000 31.25 31.25], 'FaceColor',[0 0 0]);
rectangle('Position',[437.5 -968.75 31.25 31.25], 'FaceColor',[1 1 1]);
rectangle('Position',[468.75 -968.75 31.25 31.25], 'FaceColor',[1 1 1]);
rectangle('Position',[437.5 -1000 31.25 31.25], 'FaceColor',[0 0 0]);
rectangle('Position',[468.75 -1000 31.25 31.25], 'FaceColor',[0 0 0]);
rectangle('Position',[562.5 -531.25 31.25 31.25], 'FaceColor',[0 0 0]);
rectangle('Position',[593.75 -531.25 31.25 31.25], 'FaceColor',[0 0 0]);
rectangle('Position',[562.5 -562.5 31.25 31.25], 'FaceColor',[0 0 0]);
rectangle('Position',[593.75 -562.5 31.25 31.25], 'FaceColor',[1 1 1]);
rectangle('Position',[562.5 -593.75 31.25 31.25], 'FaceColor',[0 0 0]);
rectangle('Position',[593.75 -593.75 31.25 31.25], 'FaceColor',[1 1 1]);
rectangle('Position',[562.5 -625 31.25 31.25], 'FaceColor',[0 0 0]);
rectangle('Position',[593.75 -625 31.25 31.25], 'FaceColor',[1 1 1]);
rectangle('Position',[625 -531.25 31.25 31.25], 'FaceColor',[0 0 0]);
rectangle('Position',[656.25 -531.25 31.25 31.25], 'FaceColor',[1 1 1]);
rectangle('Position',[625 -562.5 31.25 31.25], 'FaceColor',[1 1 1]);
rectangle('Position',[656.25 -562.5 31.25 31.25], 'FaceColor',[1 1 1]);
rectangle('Position',[500 -656.25 31.25 31.25], 'FaceColor',[0 0 0]);
rectangle('Position',[531.25 -656.25 31.25 31.25], 'FaceColor',[0 0 0]);
rectangle('Position',[500 -687.5 31.25 31.25], 'FaceColor',[1 1 1]);
rectangle('Position',[531.25 -687.5 31.25 31.25], 'FaceColor',[1 1 1]);
rectangle('Position',[562.5 -656.25 31.25 31.25], 'FaceColor',[0 0 0]);
rectangle('Position',[593.75 -656.25 31.25 31.25], 'FaceColor',[1 1 1]);
rectangle('Position',[562.5 -687.5 31.25 31.25], 'FaceColor',[1 1 1]);
rectangle('Position',[593.75 -687.5 31.25 31.25], 'FaceColor',[1 1 1]);
rectangle('Position',[875 -531.25 31.25 31.25], 'FaceColor',[1 1 1]);
rectangle('Position',[906.25 -531.25 31.25 31.25], 'FaceColor',[0 0 0]);
rectangle('Position',[875 -562.5 31.25 31.25], 'FaceColor',[1 1 1]);
rectangle('Position',[906.25 -562.5 31.25 31.25], 'FaceColor',[0 0 0]);
rectangle('Position',[937.5 -593.75 31.25 31.25], 'FaceColor',[1 1 1]);
rectangle('Position',[968.75 -593.75 31.25 31.25], 'FaceColor',[0 0 0]);
rectangle('Position',[937.5 -625 31.25 31.25], 'FaceColor',[1 1 1]);
rectangle('Position',[968.75 -625 31.25 31.25], 'FaceColor',[0 0 0]);
rectangle('Position',[937.5 -656.25 31.25 31.25], 'FaceColor',[1 1 1]);
rectangle('Position',[968.75 -656.25 31.25 31.25], 'FaceColor',[0 0 0]);
rectangle('Position',[937.5 -687.5 31.25 31.25], 'FaceColor',[1 1 1]);
rectangle('Position',[968.75 -687.5 31.25 31.25], 'FaceColor',[0 0 0]);
rectangle('Position',[500 -781.25 31.25 31.25], 'FaceColor',[0 0 0]);
rectangle('Position',[531.25 -781.25 31.25 31.25], 'FaceColor',[0 0 0]);
rectangle('Position',[500 -812.5 31.25 31.25], 'FaceColor',[1 1 1]);
rectangle('Position',[531.25 -812.5 31.25 31.25], 'FaceColor',[0 0 0]);
rectangle('Position',[500 -843.75 31.25 31.25], 'FaceColor',[1 1 1]);
rectangle('Position',[531.25 -843.75 31.25 31.25], 'FaceColor',[0 0 0]);
rectangle('Position',[500 -875 31.25 31.25], 'FaceColor',[1 1 1]);
rectangle('Position',[531.25 -875 31.25 31.25], 'FaceColor',[0 0 0]);
rectangle('Position',[625 -843.75 31.25 31.25], 'FaceColor',[1 1 1]);
rectangle('Position',[656.25 -843.75 31.25 31.25], 'FaceColor',[1 1 1]);
rectangle('Position',[625 -875 31.25 31.25], 'FaceColor',[0 0 0]);
rectangle('Position',[656.25 -875 31.25 31.25], 'FaceColor',[0 0 0]);
rectangle('Position',[687.5 -843.75 31.25 31.25], 'FaceColor',[1 1 1]);
rectangle('Position',[718.75 -843.75 31.25 31.25], 'FaceColor',[1 1 1]);
rectangle('Position',[687.5 -875 31.25 31.25], 'FaceColor',[0 0 0]);
rectangle('Position',[718.75 -875 31.25 31.25], 'FaceColor',[1 1 1]);
rectangle('Position',[500 -906.25 31.25 31.25], 'FaceColor',[1 1 1]);
rectangle('Position',[531.25 -906.25 31.25 31.25], 'FaceColor',[0 0 0]);
rectangle('Position',[500 -937.5 31.25 31.25], 'FaceColor',[1 1 1]);
rectangle('Position',[531.25 -937.5 31.25 31.25], 'FaceColor',[0 0 0]);
rectangle('Position',[500 -968.75 31.25 31.25], 'FaceColor',[1 1 1]);
rectangle('Position',[531.25 -968.75 31.25 31.25], 'FaceColor',[0 0 0]);
rectangle('Position',[500 -1000 31.25 31.25], 'FaceColor',[0 0 0]);
rectangle('Position',[531.25 -1000 31.25 31.25], 'FaceColor',[0 0 0]);
rectangle('Position',[625 -906.25 31.25 31.25], 'FaceColor',[0 0 0]);
rectangle('Position',[656.25 -906.25 31.25 31.25], 'FaceColor',[0 0 0]);
rectangle('Position',[625 -937.5 31.25 31.25], 'FaceColor',[1 1 1]);
rectangle('Position',[656.25 -937.5 31.25 31.25], 'FaceColor',[1 1 1]);
rectangle('Position',[687.5 -906.25 31.25 31.25], 'FaceColor',[0 0 0]);
rectangle('Position',[718.75 -906.25 31.25 31.25], 'FaceColor',[1 1 1]);
rectangle('Position',[687.5 -937.5 31.25 31.25], 'FaceColor',[1 1 1]);
rectangle('Position',[718.75 -937.5 31.25 31.25], 'FaceColor',[1 1 1]);
rectangle('Position',[625 -968.75 31.25 31.25], 'FaceColor',[1 1 1]);
rectangle('Position',[656.25 -968.75 31.25 31.25], 'FaceColor',[1 1 1]);
rectangle('Position',[625 -1000 31.25 31.25], 'FaceColor',[0 0 0]);
rectangle('Position',[656.25 -1000 31.25 31.25], 'FaceColor',[0 0 0]);
rectangle('Position',[687.5 -968.75 31.25 31.25], 'FaceColor',[1 1 1]);
rectangle('Position',[718.75 -968.75 31.25 31.25], 'FaceColor',[1 1 1]);
rectangle('Position',[687.5 -1000 31.25 31.25], 'FaceColor',[0 0 0]);
rectangle('Position',[718.75 -1000 31.25 31.25], 'FaceColor',[0 0 0]);
rectangle('Position',[750 -781.25 31.25 31.25], 'FaceColor',[0 0 0]);
rectangle('Position',[781.25 -781.25 31.25 31.25], 'FaceColor',[0 0 0]);
rectangle('Position',[750 -812.5 31.25 31.25], 'FaceColor',[1 1 1]);
rectangle('Position',[781.25 -812.5 31.25 31.25], 'FaceColor',[1 1 1]);
rectangle('Position',[875 -781.25 31.25 31.25], 'FaceColor',[0 0 0]);
rectangle('Position',[906.25 -781.25 31.25 31.25], 'FaceColor',[0 0 0]);
rectangle('Position',[875 -812.5 31.25 31.25], 'FaceColor',[1 1 1]);
rectangle('Position',[906.25 -812.5 31.25 31.25], 'FaceColor',[1 1 1]);
rectangle('Position',[937.5 -781.25 31.25 31.25], 'FaceColor',[0 0 0]);
rectangle('Position',[968.75 -781.25 31.25 31.25], 'FaceColor',[0 0 0]);
rectangle('Position',[937.5 -812.5 31.25 31.25], 'FaceColor',[1 1 1]);
rectangle('Position',[968.75 -812.5 31.25 31.25], 'FaceColor',[0 0 0]);
rectangle('Position',[937.5 -843.75 31.25 31.25], 'FaceColor',[1 1 1]);
rectangle('Position',[968.75 -843.75 31.25 31.25], 'FaceColor',[0 0 0]);
rectangle('Position',[937.5 -875 31.25 31.25], 'FaceColor',[1 1 1]);
rectangle('Position',[968.75 -875 31.25 31.25], 'FaceColor',[0 0 0]);
rectangle('Position',[812.5 -906.25 31.25 31.25], 'FaceColor',[0 0 0]);
rectangle('Position',[843.75 -906.25 31.25 31.25], 'FaceColor',[0 0 0]);
rectangle('Position',[812.5 -937.5 31.25 31.25], 'FaceColor',[1 1 1]);
rectangle('Position',[843.75 -937.5 31.25 31.25], 'FaceColor',[1 1 1]);
rectangle('Position',[750 -968.75 31.25 31.25], 'FaceColor',[1 1 1]);
rectangle('Position',[781.25 -968.75 31.25 31.25], 'FaceColor',[1 1 1]);
rectangle('Position',[750 -1000 31.25 31.25], 'FaceColor',[0 0 0]);
rectangle('Position',[781.25 -1000 31.25 31.25], 'FaceColor',[0 0 0]);
rectangle('Position',[812.5 -968.75 31.25 31.25], 'FaceColor',[1 1 1]);
rectangle('Position',[843.75 -968.75 31.25 31.25], 'FaceColor',[1 1 1]);
rectangle('Position',[812.5 -1000 31.25 31.25], 'FaceColor',[0 0 0]);
rectangle('Position',[843.75 -1000 31.25 31.25], 'FaceColor',[0 0 0]);
rectangle('Position',[937.5 -906.25 31.25 31.25], 'FaceColor',[1 1 1]);
rectangle('Position',[968.75 -906.25 31.25 31.25], 'FaceColor',[0 0 0]);
rectangle('Position',[937.5 -937.5 31.25 31.25], 'FaceColor',[1 1 1]);
rectangle('Position',[968.75 -937.5 31.25 31.25], 'FaceColor',[0 0 0]);
rectangle('Position',[875 -968.75 31.25 31.25], 'FaceColor',[1 1 1]);
rectangle('Position',[906.25 -968.75 31.25 31.25], 'FaceColor',[1 1 1]);
rectangle('Position',[875 -1000 31.25 31.25], 'FaceColor',[0 0 0]);
rectangle('Position',[906.25 -1000 31.25 31.25], 'FaceColor',[0 0 0]);
rectangle('Position',[937.5 -968.75 31.25 31.25], 'FaceColor',[1 1 1]);
rectangle('Position',[968.75 -968.75 31.25 31.25], 'FaceColor',[0 0 0]);
rectangle('Position',[937.5 -1000 31.25 31.25], 'FaceColor',[0 0 0]);
rectangle('Position',[968.75 -1000 31.25 31.25], 'FaceColor',[0 0 0]);
X=[933.333,906.25,859.375,828.125,781.25,734.375,734.375,718.75,687.5,609.375,578.125,546.875,515.625,468.75,406.25,343.75,296.875,296.875,281.25,218.75,171.875,140.625,109.375,78.125,78.125,109.375,109.375,109.375,109.375,109.375,93.75,78.125,78.125,93.75,66.6667];
Y=[-933.333,-906.25,-921.875,-921.875,-906.25,-859.375,-828.125,-781.25,-687.5,-671.875,-671.875,-671.875,-671.875,-656.25,-593.75,-531.25,-484.375,-453.125,-406.25,-406.25,-453.125,-484.375,-515.625,-546.875,-578.125,-609.375,-640.625,-671.875,-703.125,-734.375,-781.25,-828.125,-859.375,-906.25,-933.333];
hold on;
plot(X,Y,'r');
legend('3243.75','Location','southoutside');
